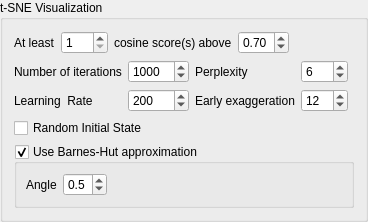
<?xml version="1.0" encoding="UTF-8"?>
<ui version="4.0">
 <class>gbTSNEOptions</class>
 <widget class="QGroupBox" name="gbTSNEOptions">
  <property name="geometry">
   <rect>
    <x>0</x>
    <y>0</y>
    <width>331</width>
    <height>189</height>
   </rect>
  </property>
  <property name="title">
   <string>t-SNE Visualization</string>
  </property>
  <layout class="QGridLayout" name="gridLayout_3">
   <item row="3" column="0">
    <widget class="QLabel" name="label_6">
     <property name="text">
      <string>Number of iterations</string>
     </property>
    </widget>
   </item>
   <item row="3" column="2">
    <widget class="QLabel" name="label_4">
     <property name="text">
      <string>Perplexity</string>
     </property>
    </widget>
   </item>
   <item row="3" column="3">
    <widget class="QSpinBox" name="spinTSNEPerplexity">
     <property name="enabled">
      <bool>true</bool>
     </property>
     <property name="minimum">
      <number>5</number>
     </property>
     <property name="maximum">
      <number>50</number>
     </property>
     <property name="value">
      <number>6</number>
     </property>
    </widget>
   </item>
   <item row="5" column="0" colspan="5">
    <widget class="QCheckBox" name="chkRandomState">
     <property name="text">
      <string>Random Initial State</string>
     </property>
    </widget>
   </item>
   <item row="4" column="3">
    <widget class="QSpinBox" name="spinTSNEEarlyExaggeration">
     <property name="maximum">
      <number>100</number>
     </property>
     <property name="value">
      <number>12</number>
     </property>
    </widget>
   </item>
   <item row="6" column="0" colspan="5">
    <widget class="QGroupBox" name="gbBarnesHut">
     <property name="title">
      <string>Use Barnes-Hut approximation</string>
     </property>
     <property name="checkable">
      <bool>true</bool>
     </property>
     <layout class="QHBoxLayout" name="horizontalLayout">
      <item>
       <widget class="QLabel" name="label_2">
        <property name="text">
         <string>Angle</string>
        </property>
       </widget>
      </item>
      <item>
       <widget class="QDoubleSpinBox" name="spinAngle">
        <property name="decimals">
         <number>1</number>
        </property>
        <property name="maximum">
         <double>1.000000000000000</double>
        </property>
        <property name="singleStep">
         <double>0.100000000000000</double>
        </property>
        <property name="value">
         <double>0.500000000000000</double>
        </property>
       </widget>
      </item>
      <item>
       <spacer name="horizontalSpacer_2">
        <property name="orientation">
         <enum>Qt::Horizontal</enum>
        </property>
        <property name="sizeHint" stdset="0">
         <size>
          <width>40</width>
          <height>20</height>
         </size>
        </property>
       </spacer>
      </item>
     </layout>
    </widget>
   </item>
   <item row="4" column="1">
    <widget class="QSpinBox" name="spinTSNELearningRate">
     <property name="enabled">
      <bool>true</bool>
     </property>
     <property name="minimum">
      <number>10</number>
     </property>
     <property name="maximum">
      <number>1000</number>
     </property>
     <property name="singleStep">
      <number>10</number>
     </property>
     <property name="value">
      <number>200</number>
     </property>
    </widget>
   </item>
   <item row="4" column="2">
    <widget class="QLabel" name="label">
     <property name="text">
      <string>Early exaggeration</string>
     </property>
    </widget>
   </item>
   <item row="4" column="0">
    <widget class="QLabel" name="label_3">
     <property name="text">
      <string>Learning  Rate</string>
     </property>
    </widget>
   </item>
   <item row="3" column="1">
    <widget class="QSpinBox" name="spinNumIterations">
     <property name="minimum">
      <number>250</number>
     </property>
     <property name="maximum">
      <number>10000</number>
     </property>
     <property name="singleStep">
      <number>250</number>
     </property>
     <property name="value">
      <number>1000</number>
     </property>
    </widget>
   </item>
   <item row="0" column="0" colspan="4">
    <layout class="QHBoxLayout" name="horizontalLayout_2">
     <item>
      <widget class="QLabel" name="label_7">
       <property name="text">
        <string>At least</string>
       </property>
      </widget>
     </item>
     <item>
      <widget class="QSpinBox" name="spinMinScoresAboveThreshold">
       <property name="minimum">
        <number>1</number>
       </property>
       <property name="maximum">
        <number>100</number>
       </property>
      </widget>
     </item>
     <item>
      <widget class="QLabel" name="label_8">
       <property name="text">
        <string>cosine score(s) above</string>
       </property>
      </widget>
     </item>
     <item>
      <widget class="QDoubleSpinBox" name="spinMinScore">
       <property name="maximum">
        <double>1.000000000000000</double>
       </property>
       <property name="singleStep">
        <double>0.050000000000000</double>
       </property>
       <property name="value">
        <double>0.700000000000000</double>
       </property>
      </widget>
     </item>
     <item>
      <spacer name="horizontalSpacer">
       <property name="orientation">
        <enum>Qt::Horizontal</enum>
       </property>
       <property name="sizeHint" stdset="0">
        <size>
         <width>40</width>
         <height>20</height>
        </size>
       </property>
      </spacer>
     </item>
    </layout>
   </item>
  </layout>
 </widget>
 <tabstops>
  <tabstop>spinMinScore</tabstop>
  <tabstop>chkRandomState</tabstop>
  <tabstop>gbBarnesHut</tabstop>
 </tabstops>
 <resources/>
 <connections/>
</ui>
